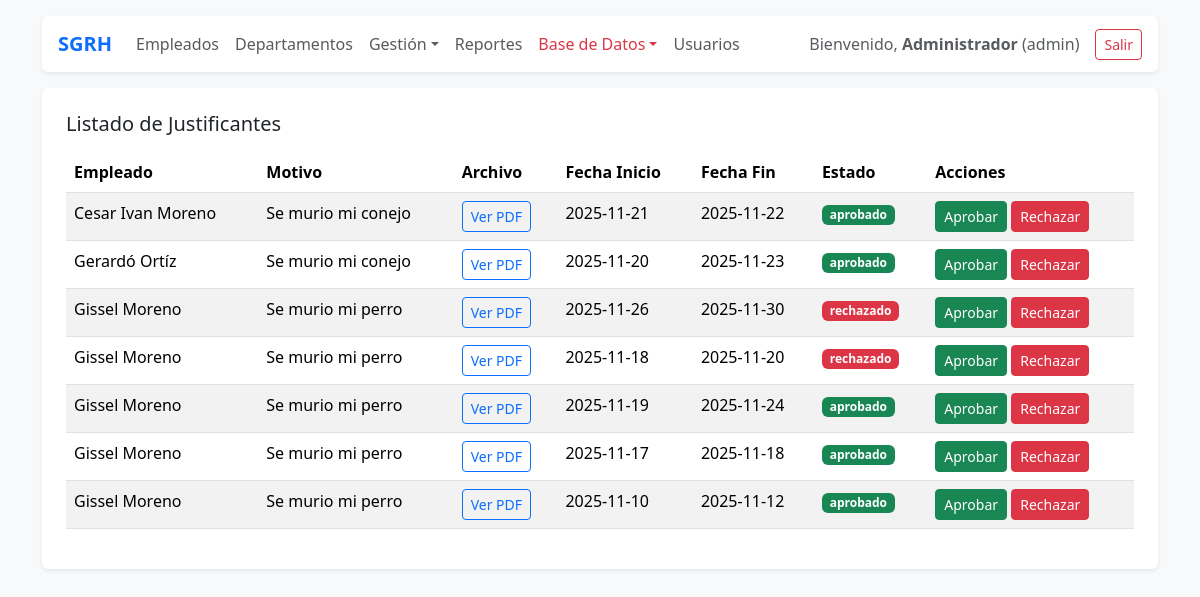
The page /public/?route=justificantes (signed in) on the database its author committed.
### tables this page shows
CREATE TABLE `justificantes` (
  `id` int(11) NOT NULL AUTO_INCREMENT,
  `empleado_id` int(11) NOT NULL,
  `motivo` varchar(255) NOT NULL,
  `archivo` varchar(255) NOT NULL,
  `fecha_inicio` date NOT NULL,
  `fecha_fin` date NOT NULL,
  `estado` enum('pendiente','aprobado','rechazado') DEFAULT 'pendiente',
  `created_at` timestamp NOT NULL DEFAULT current_timestamp(),
  `updated_at` timestamp NOT NULL DEFAULT current_timestamp() ON UPDATE current_timestamp(),
  PRIMARY KEY (`id`),
  KEY `fk_justificante_empleado` (`empleado_id`),
  CONSTRAINT `fk_justificante_empleado` FOREIGN KEY (`empleado_id`) REFERENCES `empleados` (`id`) ON DELETE CASCADE ON UPDATE CASCADE
);

CREATE TABLE `empleados` (
  `id` int(11) NOT NULL AUTO_INCREMENT,
  `user_id` int(11) NOT NULL,
  `nombre` varchar(100) NOT NULL,
  `apellidos` varchar(150) NOT NULL,
  `genero` enum('masculino','femenino','otro') NOT NULL,
  `correo` varchar(150) NOT NULL,
  `curp` char(18) NOT NULL,
  `puesto` varchar(100) DEFAULT NULL,
  `departamento_id` int(11) NOT NULL,
  `estado` enum('activo','baja') NOT NULL DEFAULT 'activo',
  `created_at` timestamp NOT NULL DEFAULT current_timestamp(),
  `updated_at` timestamp NOT NULL DEFAULT current_timestamp() ON UPDATE current_timestamp(),
  PRIMARY KEY (`id`),
  UNIQUE KEY `correo` (`correo`),
  UNIQUE KEY `curp` (`curp`),
  KEY `fk_empleado_departamento` (`departamento_id`),
  CONSTRAINT `fk_empleado_departamento` FOREIGN KEY (`departamento_id`) REFERENCES `departamentos` (`id`) ON UPDATE CASCADE
);

### app/core/Controller.php (called while the page is built, shortened)
<?php
class Controller {
    protected function view(string $template, array $data = []) {
        extract($data);
        $viewPath = __DIR__ . '/../views/' . $template . '.php';
        include __DIR__ . '/../views/layout/header.php';
        include __DIR__ . '/../views/layout/nav.php';
        include $viewPath;
        include __DIR__ . '/../views/layout/footer.php';
    }
}

### app/controllers/JustificanteController.php (called while the page is built, shortened)
<?php
class JustificanteController extends Controller {
    public function index() {
        $justificantes = Justificante::todos();
        $this->view('justificante/index', compact('justificantes'));
    }
}

### app/models/Justificante.php (called while the page is built, shortened)
<?php
class Justificante {
    public static function todos() {
        $db = Database::getInstance();
        $sql = "SELECT j.*, e.nombre, e.apellidos
                FROM justificantes j
                JOIN empleados e ON e.id = j.empleado_id
                ORDER BY j.created_at DESC";
        return $db->query($sql)->fetchAll();
    }
}

### app/views/justificante/index.php (the view, shortened to what this page needs)
<div class="p-4 bg-white shadow-sm rounded">
  <h5 class="mb-3">Listado de Justificantes</h5>
  <?php if (!empty($justificantes)): ?>
  <div class="table-responsive">
    <table class="table table-striped">
      <thead>
        <tr>
          <th>Empleado</th>
          <th>Motivo</th>
          <th>Archivo</th>
          <th>Fecha Inicio</th>
          <th>Fecha Fin</th>
          <th>Estado</th>
          <th>Acciones</th>
        </tr>
      </thead>
      <tbody>
        <?php foreach ($justificantes as $j): ?>
        <tr>
          <td><?= htmlspecialchars($j['nombre'] . ' ' . $j['apellidos']) ?></td>
          <td><?= htmlspecialchars($j['motivo']) ?></td>
          <td>
            <a href="/SGRH_PHP_MVC/public/?route=justificante_ver&id=<?= $j['id'] ?>" target="_blank" class="btn btn-outline-primary btn-sm">
              Ver PDF
            </a>
          </td>
          <td><?= htmlspecialchars($j['fecha_inicio']) ?></td>
          <td><?= htmlspecialchars($j['fecha_fin']) ?></td>
          <td>
            <?php
              $badge = [
                'pendiente' => 'warning',
                'aprobado' => 'success',
                'rechazado' => 'danger'
              ][$j['estado']] ?? 'secondary';
            ?>
            <span class="badge bg-<?= $badge ?>"><?= htmlspecialchars($j['estado']) ?></span>
          </td>
          <td>
            <form action="/SGRH_PHP_MVC/public/?route=justificante_estado" method="POST" style="display:inline;">
              <button name="estado" value="aprobado" class="btn btn-success btn-sm">Aprobar</button>
              <button name="estado" value="rechazado" class="btn btn-danger btn-sm">Rechazar</button>
            </form>
          </td>
        </tr>
        <?php endforeach; ?>
      </tbody>
    </table>
  </div>
  <?php else: ?>
    <p class="text-muted">No hay justificantes registrados.</p>
  <?php endif; ?>
</div>

### rows shown on the page
justificantes: empleado.apellidos "Cesar Ivan Moreno", motivo "Se murio mi conejo", fecha_inicio "2025-11-21", fecha_fin "2025-11-22", estado "aprobado"
justificantes: empleado.apellidos "Gerardó Ortíz", motivo "Se murio mi conejo", fecha_inicio "2025-11-20", fecha_fin "2025-11-23", estado "aprobado"
justificantes: empleado.apellidos "Gissel Moreno", motivo "Se murio mi perro", fecha_inicio "2025-11-26", fecha_fin "2025-11-30", estado "rechazado"
justificantes: empleado.apellidos "Gissel Moreno", motivo "Se murio mi perro", fecha_inicio "2025-11-18", fecha_fin "2025-11-20", estado "rechazado"
justificantes: empleado.apellidos "Gissel Moreno", motivo "Se murio mi perro", fecha_inicio "2025-11-19", fecha_fin "2025-11-24", estado "aprobado"
justificantes: empleado.apellidos "Gissel Moreno", motivo "Se murio mi perro", fecha_inicio "2025-11-17", fecha_fin "2025-11-18", estado "aprobado"
justificantes: empleado.apellidos "Gissel Moreno", motivo "Se murio mi perro", fecha_inicio "2025-11-10", fecha_fin "2025-11-12", estado "aprobado"

### other values the page prints
$u['name'] "Administrador"
$u['role'] "admin"
